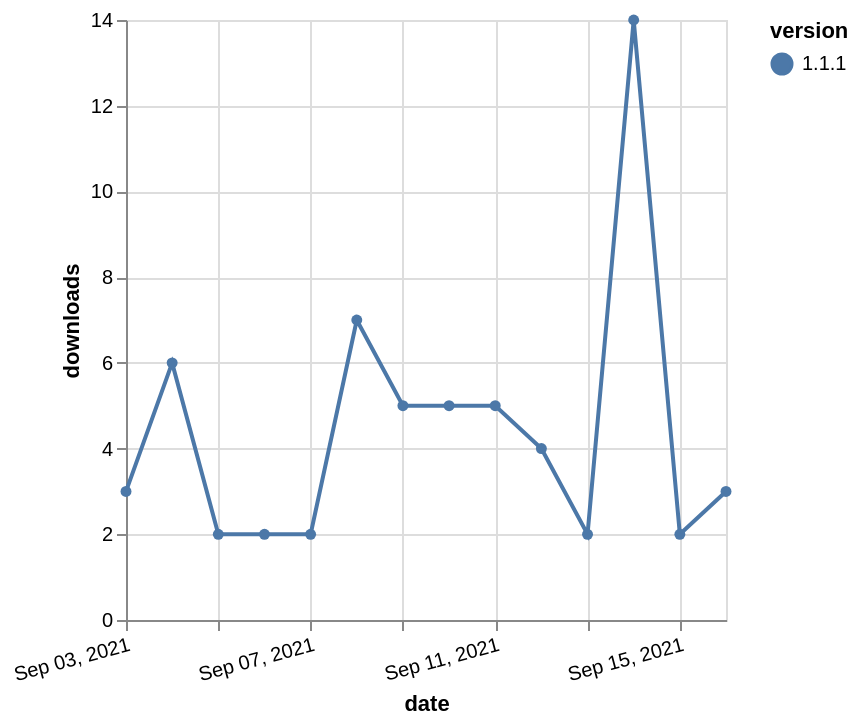

Here is the Vega-Lite specification saved for this chart:
### Vega-Lite specification from a JSON file in a GitHub repository (floating-point values rounded to 4 significant figures)
{"$schema": "https://vega.github.io/schema/vega-lite/v5.json", "description": "A simple bar chart with embedded data.", "data": {"values": [{"date": "2021-09-03", "total": 5893, "delta": 3, "version": "1.1.1"}, {"date": "2021-09-04", "total": 5899, "delta": 6, "version": "1.1.1"}, {"date": "2021-09-05", "total": 5901, "delta": 2, "version": "1.1.1"}, {"date": "2021-09-06", "total": 5903, "delta": 2, "version": "1.1.1"}, {"date": "2021-09-07", "total": 5905, "delta": 2, "version": "1.1.1"}, {"date": "2021-09-08", "total": 5912, "delta": 7, "version": "1.1.1"}, {"date": "2021-09-09", "total": 5917, "delta": 5, "version": "1.1.1"}, {"date": "2021-09-10", "total": 5922, "delta": 5, "version": "1.1.1"}, {"date": "2021-09-11", "total": 5927, "delta": 5, "version": "1.1.1"}, {"date": "2021-09-12", "total": 5931, "delta": 4, "version": "1.1.1"}, {"date": "2021-09-13", "total": 5933, "delta": 2, "version": "1.1.1"}, {"date": "2021-09-14", "total": 5947, "delta": 14, "version": "1.1.1"}, {"date": "2021-09-15", "total": 5949, "delta": 2, "version": "1.1.1"}, {"date": "2021-09-16", "total": 5952, "delta": 3, "version": "1.1.1"}]}, "width": "container", "mark": {"type": "line", "point": {"filled": true}}, "encoding": {"x": {"field": "date", "type": "temporal", "timeUnit": "yearmonthdate", "title": "date", "axis": {"labelAngle": -15}}, "y": {"field": "delta", "type": "quantitative", "title": "downloads"}, "color": {"field": "version", "type": "nominal"}, "tooltip": {"field": "delta"}}}
